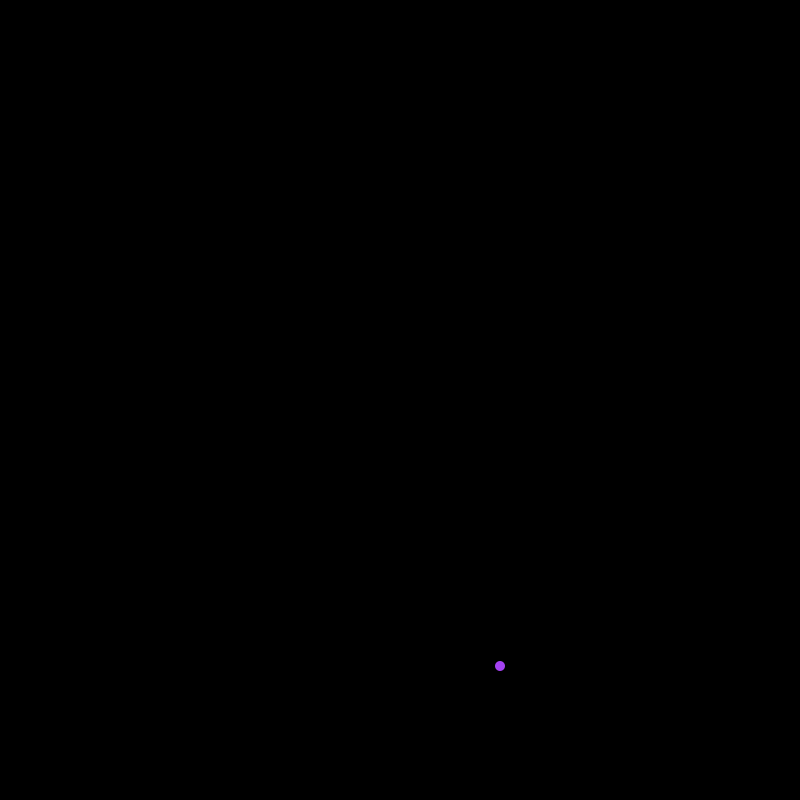
Frame 1 (no input)
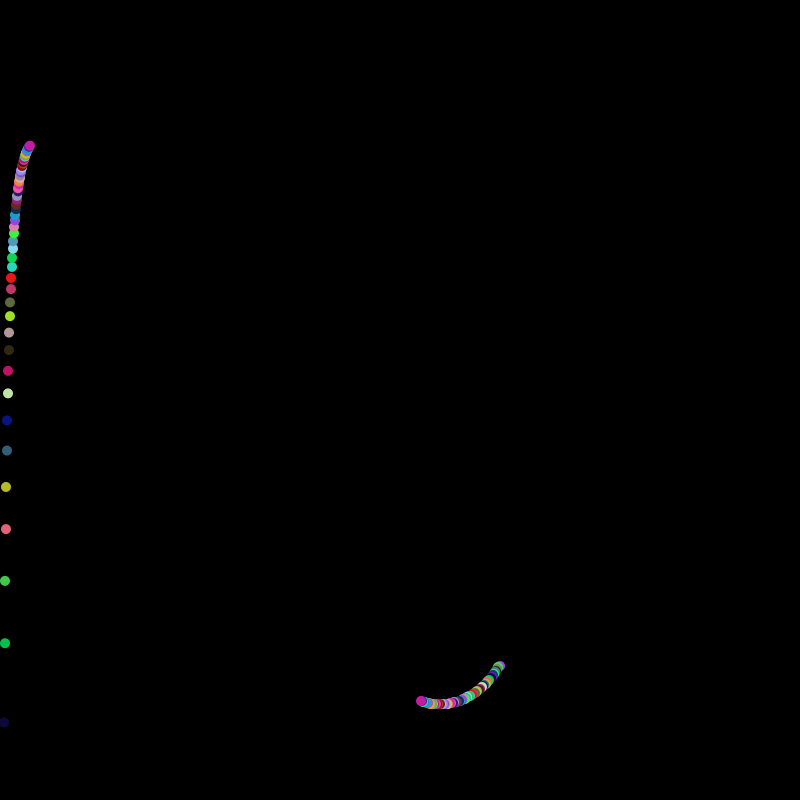
Frame 60 (the mouse pressed at the canvas centre just before this capture)
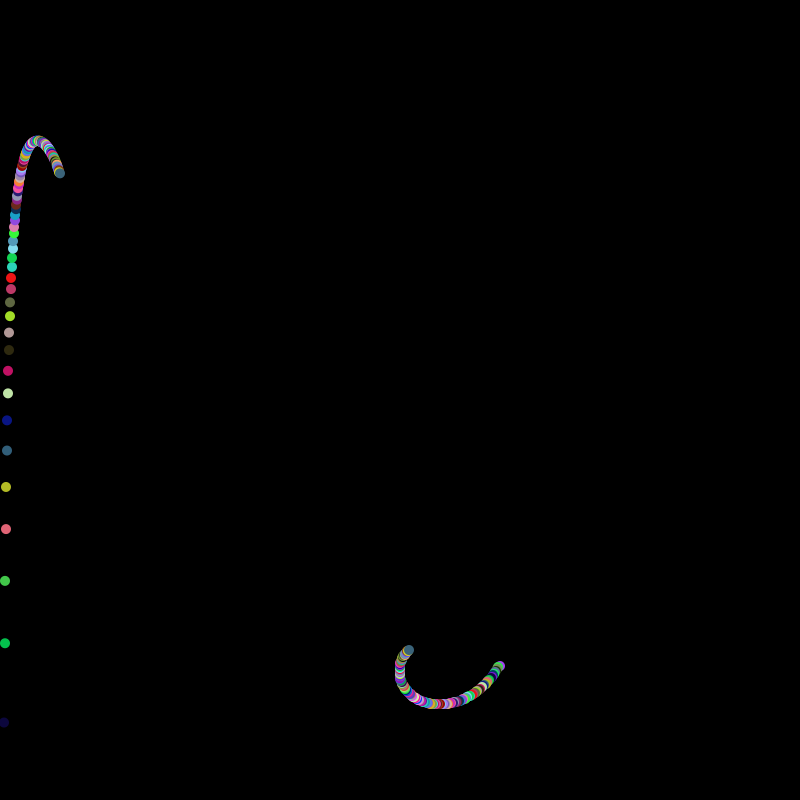
Frame 120 (the mouse held since frame 60 and released just before this capture)

The Processing sketch that drew these frames (run headless with seeded random() and noise(); from frame 60 on, the mouse is pressed at the canvas centre):

// Processing sketch: w11_team_graph
// ── w11_team_graph.pde
//All three "graphs" will use these variables
int angle; //The degree angle we will use for sin() and cos() functions.
int dotDiameter;//The size of the circle that will be graphing.

int sinAmplitude;
int circRadius;
int spiralRadius;
int n;

void setup() {
  size(800, 800);
  background(0);
  dotDiameter = 10;
  sinAmplitude = 100;
  circRadius = 100;
  spiralRadius = 100;
  angle = 0;
  stroke(255);
  n = 0;
}//setup

void draw() {
  //background(0);
  //sin curve
  noStroke();
  fill(random(255), random(255), random(255));
  drawCosCurve(angle + 360 * n, sinAmplitude, sinAmplitude);
  //circle
  drawCircle(angle + 360 * n, circRadius, width/2, sinAmplitude*2 + circRadius);
  angle++;
  circRadius--;
}//draw

void drawCosCurve(int degrees, int amplitude, int yOffset) {
  float cosY = 1 / (sin(radians(degrees))) * amplitude;
  circle(degrees - degrees/2, cosY + degrees/2, dotDiameter);
}

void drawCircle(int degrees, int radius, int xOffset, int yOffset) {
  float rad = radians(degrees);
  xOffset = int(radius * cos(rad));
  yOffset = int(radius * sin(rad));
  circle(width/2 + xOffset, 5 * height/6 + yOffset, dotDiameter);
}
